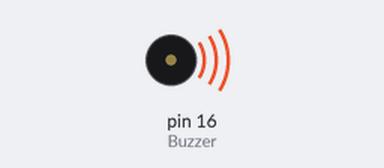
A sketch run on a simulated Arduino Uno, built with avr-gcc and run on an emulated ATmega328P. Shown: buzzer (waves = sounding).

Above: at 0.05 s.
Timing chart, 0 to 3.0 s (numbered marks = the images above):
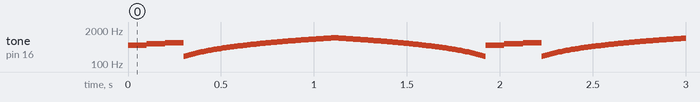

Measured:
- by itself, tone on pin 16 (Buzzer): plays 532 Hz for 0.10 s, 587 Hz for 0.10 s, 659 Hz for 0.10 s, 200 Hz for 0.01 s, 210 Hz for 0.01 s, 220 Hz for 0.01 s … (7946 notes in this stretch)

The sketch:

3.3Buzzer-Tone.ino
```cpp
// 3.3 BUZZER TONE
// 3.3 Function for buzzer tone is just like others with the same purpose but the tone is controlled.

// Make sure the pin number match with io16 you attach on the board.
const int Buzzer = 16;   // Set the buzzer pin

// Set the setup.
void setup() {

  pinMode(Buzzer, OUTPUT); // Set the buzzer pin as output.

}

// The loop function runs repeatedly forever.
void loop() {

  // Play individual tones with delays in between.
    tone(Buzzer, 532);  // Play the tone "C2".
    delay(100);

    tone(Buzzer, 587);  // Play the tone "D3".
    delay(100);

    tone(Buzzer, 659);  // Play the tone "E3".
    delay(100);

    // Play an alarm like sound
    // Ascending pitch
    for(int i = 200; i<=1000; i+=10){  // Control the duration.
      tone(Buzzer, i);  // Declare the tone.
      delay(10);  // Delay for 10 microsecond.
    }

    // Descending pitch
    for(int i = 1000; i>=200; i-=10){  // Control the duration.
      tone(Buzzer, i);  // Declare the tone.
      delay(10);  // Delay for 10 microsecond.
    }

    noTone(Buzzer); // Trun off the tone.

}
```
